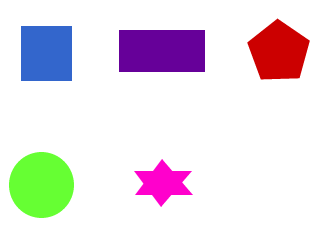
%> input picture Harris-Edge-Detector/shapes23.png, 315 x 250 px
$ octave Harris.m   (GNU Octave 9; MATLAB toolbox functions it lacks are replaced by stand-ins)
%> lines starting %> are read from the running program, lines starting %| are printed output that depends on the picture; in (x1, y1, x2, y2) boxes, pixels count from 0 and x2, y2 are one past the last pixel; in counts of white or black regions, pixels touching at a corner belong together; the program's own positions count from 1

clear all; close all;
im=imread('shapes23.png');
%> im is the input picture: size 250x315x3 uint8; mean R, G, B 232.5, 224.9, 230.4
if size(im,3)>1
    im=rgb2gray(im);
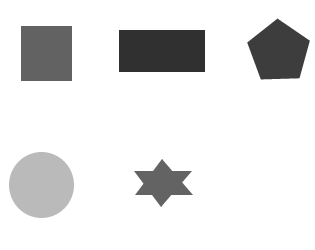
%> im: size 250x315 uint8; min 48, max 255, mean 227.8
end
im=double(im);
%> im: size 250x315 double

%algorithm parameters
sigma=1;
thresh=1000;
radius=4;
alpha=0.04;

% Use sobel operators
% Derivative masks

%students fill this code
dx= [-1 -1 -1; 0 0 0; 1 1 1];
dy= dx';

% Calculate the derivatives
% use correlation with dx and dy
Ix= imfilter(im,dx,'same');
Iy= imfilter(im,dy,'same');

% Create Gaussian filter of size 6*sigma (+/- 3sigma)
% and of minimum size 1x1.
g= fspecial('gaussian', round(6*sigma), sigma);

% Generate the Smoothed image derivatives Ix^2,Iy^2, and Ixy
Ix2 = conv2(Ix.^2, g);
Iy2 = conv2(Iy.^2, g);
Ixy = conv2(Ix.*Iy, g);
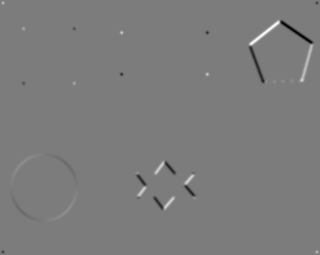
%> Ixy: size 255x320 double; min -76171.2, max 80258.7, mean -11.6; drawn with min black and max white

%Calculate cornerness measure R
% try Harris and Szelski methods
R = (Ix2 .* Iy2 - Ixy.^2) - alpha * (Ix2 + Iy2).^2;   % Harris measure
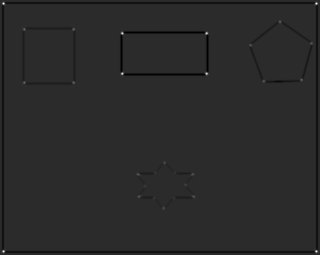
%> R: size 255x320 double; min -2.96e+09, max 1.44e+10, mean -73299403.9; drawn with min black and max white
R(isnan(R)) = 0; % replace NaN with 0 (NaN from division by 0 above)

% Threshold R
corners = R > thresh; %pixels with a higher response than
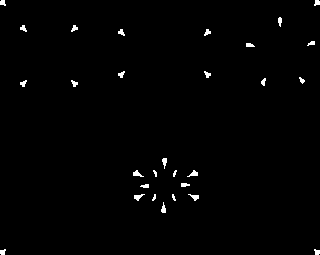
%> corners: size 255x320 logical; 1% white; 29 white regions (4 under 20 px), largest, box (x1, y1, x2, y2) and area: (133, 170, 144, 177) 39, (134, 194, 145, 201) 39, (187, 170, 198, 177) 38
% the threshold are to be corners
%Lmax = imregionalmax(R);

% find all corners above a certain thresh
%[r,c] = find(Lmax);                  % Find row,col coords.

%Part 1.2 in the assignment
%refine the code to here to extract local maxima
%by performing a grey scale morphological dilation
%and then finding points in the corner strength image that
% match the dilated image and are also greater than the threshold.

% Threshold R and find local maxima
N = 2 * radius + 1;                 % Size of mask.
Rdilated = imdilate(R, strel('disk',N));  % Grey-scale dilate.
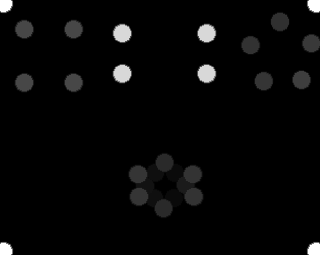
%> Rdilated: size 255x320 double; min 0, max 1.44e+10, mean 420299951.1; drawn with min black and max white
finalCorners = corners & (R == Rdilated); % Find local maxima.
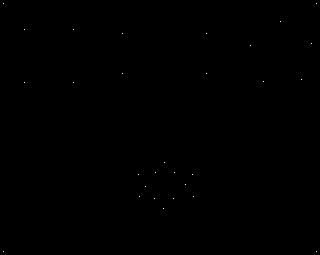
%> finalCorners: size 255x320 logical; 0.04% white in thin lines or dots

[rFinal, cFinal] = find(finalCorners);
%> rFinal = 29 values from 4 to 252; cFinal = 29 values from 4 to 317

% overlay corners on original image
figure, imagesc(im), axis image, colormap(gray), hold on
	    plot(cFinal - 3, rFinal - 3, 'r*'), title('Corners Detected');
%> after `title('Corners Detected')`:
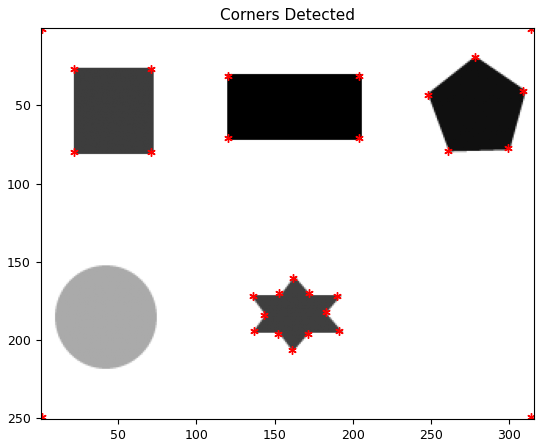
%> figure redrawn from the program's plot data

$ run again, with Harris-Edge-Detector/Harris.png copied over Harris-Edge-Detector/shapes23.png
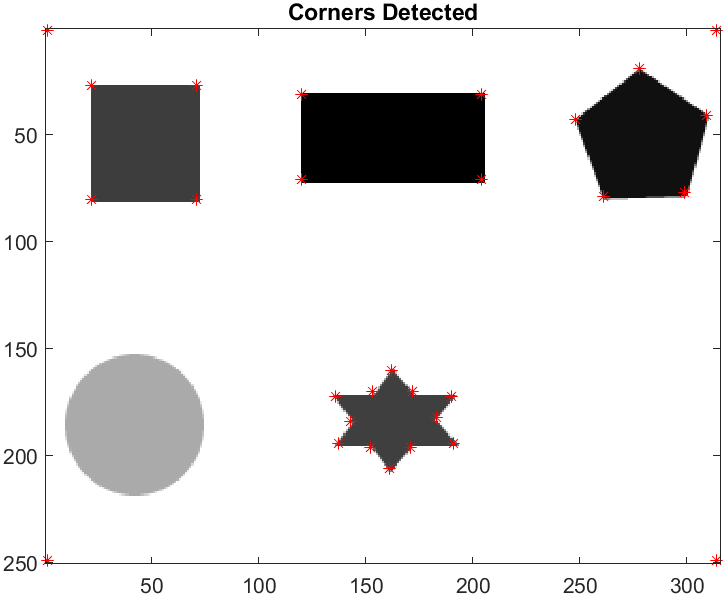
%> input picture Harris-Edge-Detector/Harris.png, 726 x 597 px
%> im is the input picture: size 597x726x3 uint8; mean R, G, B 224.5, 223.7, 223.7
%> `corners = R > thresh;`:
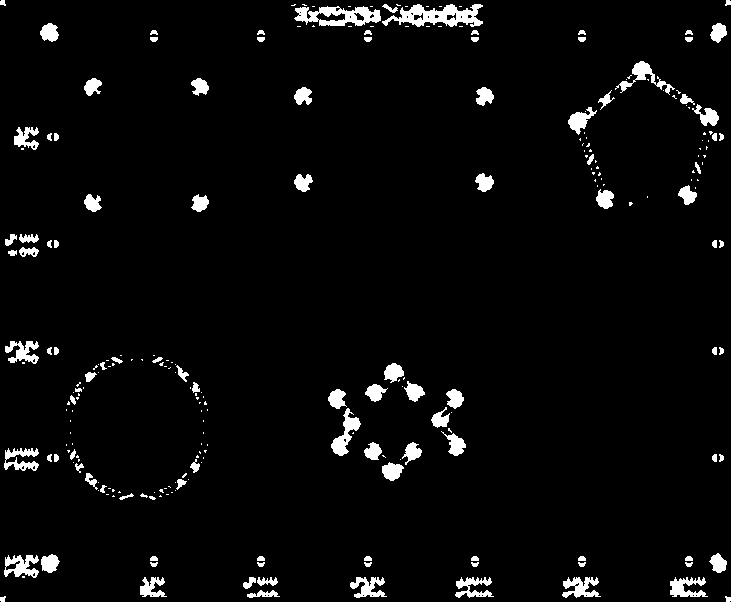
%> corners: size 602x731 logical; 3.9% white; 251 white regions (141 under 20 px), largest, box (x1, y1, x2, y2) and area: (382, 4, 483, 27) 1233, (294, 6, 381, 26) 1024, (331, 408, 361, 456) 542
%> finalCorners: size 602x731 logical; 0.04% white in thin lines or dots
%> rFinal = 173 values from 4 to 599; cFinal = 173 values from 4 to 728
%> `title('Corners Detected')`:
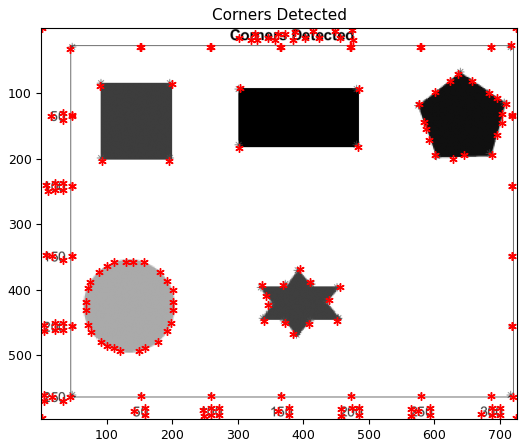
%> figure redrawn from the program's plot data
